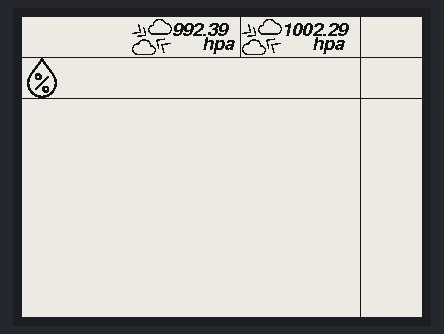
This sketch was run on a simulated ESP32. Parts: 400×300 one-colour display.

Above: at 2.1 s.

The sketch:

Waveshare4_2-ESP32-example.ino
```cpp
//Based on: GxEPD_Example

//Import own byte array icons. Created with https://javl.github.io/image2cpp/
#include "icons.h"

#include <GxEPD.h>

//Display libary
#include <GxGDEW042T2/GxGDEW042T2.h> // 4.2inch b/w

//Fonts libaries
#include <Fonts/FreeSansBoldOblique18pt7b.h>
#include <Fonts/FreeSansBoldOblique9pt7b.h>
#include <Fonts/FreeSansOblique9pt7b.h>

#include <GxIO/GxIO_SPI/GxIO_SPI.h>
#include <GxIO/GxIO.h>

//Pin configurations
GxIO_Class io(SPI, /*CS=*/ SS, /*DC=*/ 17, /*RST=*/ 16);
GxEPD_Class display(io, /*RST=*/ 16, /*BUSY=*/ 4);

//Fonts
const GFXfont* f_small = &FreeSansOblique9pt7b;//&FreeMono9pt7b; //Both are good
const GFXfont* f = &FreeSansBoldOblique9pt7b;//FreeMonoBold9pt7b;
const GFXfont* f_big = &FreeSansBoldOblique18pt7b;//FreeMonoBold9pt7b;


//####################################################################################################
//---------------------------------------------------------------------------------------------------
//-------------------------------------------Setup---------------------------------------------------
//---------------------------------------------------------------------------------------------------
//####################################################################################################
void setup()
{
  Serial.begin(115200);

  display.init(115200); //enable diagnostic on Serial
}

////####################################################################################################
////---------------------------------------------------------------------------------------------------
////-------------------------------------------Functions-----------------------------------------------
////---------------------------------------------------------------------------------------------------
////####################################################################################################

void print_air_pressure(int x,int y, float air_pressure_mess){
    //Air pressure
    display.drawExampleBitmap(air_pressure_icon,x+0, y+0, 40 , 40, GxEPD_BLACK);
    display.setFont(f);
    display.setTextColor(GxEPD_BLACK);
    display.setCursor(x+40, y+18);
    display.println(String(air_pressure_mess));

    display.setCursor(x+70, y+32);
    display.println("hpa");
  }

//Draws a horizontal line
//https://learn.adafruit.com/adafruit-gfx-graphics-library/graphics-primitives
void print_horizontal_line(int y){
  display.drawLine(0,y,400,y,GxEPD_BLACK);
}

//Prints a vertical line over the entire screen
void draw_vertical_line(int x){
  display.drawLine(x,0,x,300,GxEPD_BLACK);
}

//Print only a vertical line for that 40px section
//x=line on x-achis, y=upper point of the vertical line
void draw_vertical_line_section(int x, int y){
  display.drawLine(x,y,x,y+40,GxEPD_BLACK);
}


//####################################################################################################
//---------------------------------------------------------------------------------------------------
//-------------------------------------------Loop---------------------------------------------------
//---------------------------------------------------------------------------------------------------
//####################################################################################################
void loop()
{
  //Clear display
  display.fillScreen(GxEPD_WHITE);

  //Print icons and lines
  print_air_pressure(110,0,992.39);
  draw_vertical_line_section(218,0);
  print_air_pressure(220,0,1002.29);
  draw_vertical_line(338);

  //Lines
  print_horizontal_line(40);
  print_horizontal_line(81);


  //Test
  display.drawExampleBitmap(humidity_icon,0, 41, 40 , 40, GxEPD_BLACK);

  //-------------------------------------------------------------------

  //Write display
  display.update();
  delay(10000);
}
```

Source omitted: icons.h (data table, 2630 bytes)
